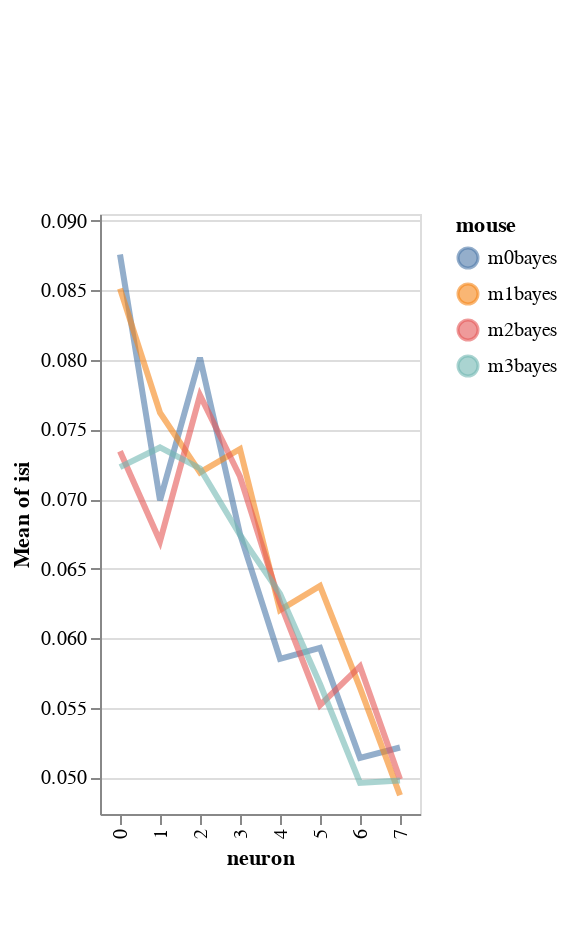

Here is the notebook cell this chart was saved with:
### Code cell
import altair as alt
y='isi'
color='mouse'
x='neuron'

base=alt.Chart(df).encode(
            x=x,
            color=f'{color}',
            y=alt.Y(f'mean({y})',
                    scale=alt.Scale(zero=False,
                                    domain=list(np.quantile(df[y], [.05, .95])))),
)

# Create a selection that chooses the nearest point & selects based on x-value
nearest = alt.selection(type='single', nearest=True, on='mouseover',
                        fields=[x], empty='none')


# Transparent selectors across the chart. This is what tells us
# the x-value of the cursor
selectors = alt.Chart(df).mark_point().encode(
    x=x,
    opacity=alt.value(0),
).add_selection(
    nearest
)

highlight = alt.selection(type='single', on='mouseover',
                          fields=[color], nearest=True)

lines=base.mark_line(clip=True, fill=None, opacity=.6, ).encode(
            #tooltip=color,
            size=alt.condition(~highlight, alt.value(1), alt.value(3))
        )

# Draw text labels near the points, and highlight based on selection
text = lines.mark_text(align='left', dx=5, dy=-5).encode(
    text=alt.condition(nearest, y, alt.value(' '))
)

points = base.mark_circle().encode(
    opacity=alt.value(0)
).add_selection(
    highlight
)

alt.layer(
    lines, selectors, points, text
)

### Figure 1 — Vega-Lite specification as saved in the notebook (floating-point values rounded to 4 significant figures)
{"config": {"view": {"continuousWidth": 400, "continuousHeight": 300}}, "layer": [{"mark": {"type": "line", "clip": true, "fill": null, "opacity": 0.6}, "encoding": {"color": {"type": "nominal", "field": "mouse"}, "size": {"condition": {"value": 1, "selection": {"not": "selector003"}}, "value": 3}, "x": {"type": "nominal", "field": "neuron"}, "y": {"type": "quantitative", "aggregate": "mean", "field": "isi", "scale": {"domain": [0.04738, 0.09047], "zero": false}}}}, {"mark": "point", "encoding": {"opacity": {"value": 0}, "x": {"type": "nominal", "field": "neuron"}}, "selection": {"selector002": {"type": "single", "nearest": true, "on": "mouseover", "fields": ["neuron"], "empty": "none"}}}, {"mark": "circle", "encoding": {"color": {"type": "nominal", "field": "mouse"}, "opacity": {"value": 0}, "x": {"type": "nominal", "field": "neuron"}, "y": {"type": "quantitative", "aggregate": "mean", "field": "isi", "scale": {"domain": [0.04738, 0.09047], "zero": false}}}, "selection": {"selector003": {"type": "single", "on": "mouseover", "fields": ["mouse"], "nearest": true}}}, {"mark": {"type": "text", "align": "left", "dx": 5, "dy": -5}, "encoding": {"color": {"type": "nominal", "field": "mouse"}, "size": {"condition": {"value": 1, "selection": {"not": "selector003"}}, "value": 3}, "text": {"condition": {"type": "quantitative", "field": "isi", "selection": "selector002"}, "value": " "}, "x": {"type": "nominal", "field": "neuron"}, "y": {"type": "quantitative", "aggregate": "mean", "field": "isi", "scale": {"domain": [0.04738, 0.09047], "zero": false}}}}], "data": {"name": "data-9c3efca071d2600518d50baf824326ab"}, "$schema": "https://vega.github.io/schema/vega-lite/v4.8.1.json", "datasets": {"data-9c3efca071d2600518d50baf824326ab": [{"neuron_x_mouse": "m0bayes0", "i_trial": 0, "neuron": "0", "mouse": "m0bayes", "mouse_code": 0, "neuron_code": 0, "stim": 0, "log_firing_rate": 2.387, "Firing rate": 243.6, "firing_rate": 243.6, "i_spike": 41.5, "isi": 0.0845}, {"neuron_x_mouse": "m0bayes0", "i_trial": 0, "neuron": "0", "mouse": "m0bayes", "mouse_code": 0, "neuron_code": 0, "stim": 1, "log_firing_rate": 2.161, "Firing rate": 144.8, "firing_rate": 144.8, "i_spike": 49.5, "isi": 0.06982}, {"neuron_x_mouse": "m0bayes0", "i_trial": 1, "neuron": "0", "mouse": "m0bayes", "mouse_code": 0, "neuron_code": 0, "stim": 0, "log_firing_rate": 1.531, "Firing rate": 33.94, "firing_rate": 33.94, "i_spike": 34.0, "isi": 0.1032}, {"neuron_x_mouse": "m0bayes0", "i_trial": 1, "neuron": "0", "mouse": "m0bayes", "mouse_code": 0, "neuron_code": 0, "stim": 1, "log_firing_rate": 1.625, "Firing rate": 42.22, "firing_rate": 42.22, "i_spike": 38.0, "isi": 0.09268}, {"neuron_x_mouse": "m0bayes1", "i_trial": 0, "neuron": "1", "mouse": "m0bayes", "mouse_code": 0, "neuron_code": 1, "stim": 0, "log_firing_rate": 2.484, "Firing rate": 305.1, "firing_rate": 305.1, "i_spike": 49.5, "isi": 0.06988}, {"neuron_x_mouse": "m0bayes1", "i_trial": 0, "neuron": "1", "mouse": "m0bayes", "mouse_code": 0, "neuron_code": 1, "stim": 1, "log_firing_rate": 1.551, "Firing rate": 35.59, "firing_rate": 35.59, "i_spike": 40.0, "isi": 0.08658}, {"neuron_x_mouse": "m0bayes1", "i_trial": 1, "neuron": "1", "mouse": "m0bayes", "mouse_code": 0, "neuron_code": 1, "stim": 0, "log_firing_rate": 2.027, "Firing rate": 106.4, "firing_rate": 106.4, "i_spike": 49.0, "isi": 0.07044}, {"neuron_x_mouse": "m0bayes1", "i_trial": 1, "neuron": "1", "mouse": "m0bayes", "mouse_code": 0, "neuron_code": 1, "stim": 1, "log_firing_rate": 2.092, "Firing rate": 123.7, "firing_rate": 123.7, "i_spike": 65.0, "isi": 0.05271}, {"neuron_x_mouse": "m0bayes2", "i_trial": 0, "neuron": "2", "mouse": "m0bayes", "mouse_code": 0, "neuron_code": 2, "stim": 0, "log_firing_rate": 1.698, "Firing rate": 49.85, "firing_rate": 49.85, "i_spike": 41.0, "isi": 0.08551}, {"neuron_x_mouse": "m0bayes2", "i_trial": 0, "neuron": "2", "mouse": "m0bayes", "mouse_code": 0, "neuron_code": 2, "stim": 1, "log_firing_rate": 1.936, "Firing rate": 86.26, "firing_rate": 86.26, "i_spike": 50.0, "isi": 0.0685}, {"neuron_x_mouse": "m0bayes2", "i_trial": 1, "neuron": "2", "mouse": "m0bayes", "mouse_code": 0, "neuron_code": 2, "stim": 0, "log_firing_rate": 1.623, "Firing rate": 41.99, "firing_rate": 41.99, "i_spike": 33.5, "isi": 0.09835}, {"neuron_x_mouse": "m0bayes2", "i_trial": 1, "neuron": "2", "mouse": "m0bayes", "mouse_code": 0, "neuron_code": 2, "stim": 1, "log_firing_rate": 2.137, "Firing rate": 137.0, "firing_rate": 137.0, "i_spike": 51.5, "isi": 0.06821}, {"neuron_x_mouse": "m0bayes3", "i_trial": 0, "neuron": "3", "mouse": "m0bayes", "mouse_code": 0, "neuron_code": 3, "stim": 0, "log_firing_rate": 2.068, "Firing rate": 117.1, "firing_rate": 117.1, "i_spike": 60.5, "isi": 0.05722}, {"neuron_x_mouse": "m0bayes3", "i_trial": 0, "neuron": "3", "mouse": "m0bayes", "mouse_code": 0, "neuron_code": 3, "stim": 1, "log_firing_rate": 2.363, "Firing rate": 230.9, "firing_rate": 230.9, "i_spike": 51.5, "isi": 0.06608}, {"neuron_x_mouse": "m0bayes3", "i_trial": 1, "neuron": "3", "mouse": "m0bayes", "mouse_code": 0, "neuron_code": 3, "stim": 0, "log_firing_rate": 1.971, "Firing rate": 93.56, "firing_rate": 93.56, "i_spike": 57.0, "isi": 0.06078}, {"neuron_x_mouse": "m0bayes3", "i_trial": 1, "neuron": "3", "mouse": "m0bayes", "mouse_code": 0, "neuron_code": 3, "stim": 1, "log_firing_rate": 1.873, "Firing rate": 74.69, "firing_rate": 74.69, "i_spike": 40.0, "isi": 0.08586}, {"neuron_x_mouse": "m0bayes4", "i_trial": 0, "neuron": "4", "mouse": "m0bayes", "mouse_code": 0, "neuron_code": 4, "stim": 0, "log_firing_rate": 1.862, "Firing rate": 72.77, "firing_rate": 72.77, "i_spike": 55.0, "isi": 0.06327}, {"neuron_x_mouse": "m0bayes4", "i_trial": 0, "neuron": "4", "mouse": "m0bayes", "mouse_code": 0, "neuron_code": 4, "stim": 1, "log_firing_rate": 2.059, "Firing rate": 114.4, "firing_rate": 114.4, "i_spike": 64.5, "isi": 0.05418}, {"neuron_x_mouse": "m0bayes4", "i_trial": 1, "neuron": "4", "mouse": "m0bayes", "mouse_code": 0, "neuron_code": 4, "stim": 0, "log_firing_rate": 2.039, "Firing rate": 109.3, "firing_rate": 109.3, "i_spike": 58.0, "isi": 0.0594}, {"neuron_x_mouse": "m0bayes4", "i_trial": 1, "neuron": "4", "mouse": "m0bayes", "mouse_code": 0, "neuron_code": 4, "stim": 1, "log_firing_rate": 2.104, "Firing rate": 127.0, "firing_rate": 127.0, "i_spike": 61.5, "isi": 0.05725}, {"neuron_x_mouse": "m0bayes5", "i_trial": 0, "neuron": "5", "mouse": "m0bayes", "mouse_code": 0, "neuron_code": 5, "stim": 0, "log_firing_rate": 1.916, "Firing rate": 82.33, "firing_rate": 82.33, "i_spike": 69.5, "isi": 0.04932}, {"neuron_x_mouse": "m0bayes5", "i_trial": 0, "neuron": "5", "mouse": "m0bayes", "mouse_code": 0, "neuron_code": 5, "stim": 1, "log_firing_rate": 1.98, "Firing rate": 95.51, "firing_rate": 95.51, "i_spike": 63.5, "isi": 0.05436}, {"neuron_x_mouse": "m0bayes5", "i_trial": 1, "neuron": "5", "mouse": "m0bayes", "mouse_code": 0, "neuron_code": 5, "stim": 0, "log_firing_rate": 2.035, "Firing rate": 108.3, "firing_rate": 108.3, "i_spike": 52.0, "isi": 0.06769}, {"neuron_x_mouse": "m0bayes5", "i_trial": 1, "neuron": "5", "mouse": "m0bayes", "mouse_code": 0, "neuron_code": 5, "stim": 1, "log_firing_rate": 1.896, "Firing rate": 78.64, "firing_rate": 78.64, "i_spike": 52.0, "isi": 0.06588}, {"neuron_x_mouse": "m0bayes6", "i_trial": 0, "neuron": "6", "mouse": "m0bayes", "mouse_code": 0, "neuron_code": 6, "stim": 0, "log_firing_rate": 1.936, "Firing rate": 86.29, "firing_rate": 86.29, "i_spike": 60.0, "isi": 0.05821}, {"neuron_x_mouse": "m0bayes6", "i_trial": 0, "neuron": "6", "mouse": "m0bayes", "mouse_code": 0, "neuron_code": 6, "stim": 1, "log_firing_rate": 2.041, "Firing rate": 109.8, "firing_rate": 109.8, "i_spike": 74.0, "isi": 0.04705}, {"neuron_x_mouse": "m0bayes6", "i_trial": 1, "neuron": "6", "mouse": "m0bayes", "mouse_code": 0, "neuron_code": 6, "stim": 0, "log_firing_rate": 2.131, "Firing rate": 135.1, "firing_rate": 135.1, "i_spike": 66.0, "isi": 0.05294}, {"neuron_x_mouse": "m0bayes6", "i_trial": 1, "neuron": "6", "mouse": "m0bayes", "mouse_code": 0, "neuron_code": 6, "stim": 1, "log_firing_rate": 1.815, "Firing rate": 65.3, "firing_rate": 65.3, "i_spike": 73.5, "isi": 0.04739}, {"neuron_x_mouse": "m0bayes7", "i_trial": 0, "neuron": "7", "mouse": "m0bayes", "mouse_code": 0, "neuron_code": 7, "stim": 0, "log_firing_rate": 2.573, "Firing rate": 373.8, "firing_rate": 373.8, "i_spike": 66.0, "isi": 0.05231}, {"neuron_x_mouse": "m0bayes7", "i_trial": 0, "neuron": "7", "mouse": "m0bayes", "mouse_code": 0, "neuron_code": 7, "stim": 1, "log_firing_rate": 2.277, "Firing rate": 189.3, "firing_rate": 189.3, "i_spike": 68.5, "isi": 0.0512}, {"neuron_x_mouse": "m0bayes7", "i_trial": 1, "neuron": "7", "mouse": "m0bayes", "mouse_code": 0, "neuron_code": 7, "stim": 0, "log_firing_rate": 2.183, "Firing rate": 152.4, "firing_rate": 152.4, "i_spike": 59.5, "isi": 0.05773}, {"neuron_x_mouse": "m0bayes7", "i_trial": 1, "neuron": "7", "mouse": "m0bayes", "mouse_code": 0, "neuron_code": 7, "stim": 1, "log_firing_rate": 1.78, "Firing rate": 60.28, "firing_rate": 60.28, "i_spike": 73.0, "isi": 0.04737}, {"neuron_x_mouse": "m1bayes0", "i_trial": 0, "neuron": "0", "mouse": "m1bayes", "mouse_code": 1, "neuron_code": 8, "stim": 0, "log_firing_rate": 2.082, "Firing rate": 120.9, "firing_rate": 120.9, "i_spike": 38.0, "isi": 0.09223}, {"neuron_x_mouse": "m1bayes0", "i_trial": 0, "neuron": "0", "mouse": "m1bayes", "mouse_code": 1, "neuron_code": 8, "stim": 1, "log_firing_rate": 1.701, "Firing rate": 50.28, "firing_rate": 50.28, "i_spike": 37.5, "isi": 0.09261}, {"neuron_x_mouse": "m1bayes0", "i_trial": 1, "neuron": "0", "mouse": "m1bayes", "mouse_code": 1, "neuron_code": 8, "stim": 0, "log_firing_rate": 1.705, "Firing rate": 50.68, "firing_rate": 50.68, "i_spike": 35.5, "isi": 0.09569}, {"neuron_x_mouse": "m1bayes0", "i_trial": 1, "neuron": "0", "mouse": "m1bayes", "mouse_code": 1, "neuron_code": 8, "stim": 1, "log_firing_rate": 1.958, "Firing rate": 90.87, "firing_rate": 90.87, "i_spike": 57.0, "isi": 0.05993}, {"neuron_x_mouse": "m1bayes1", "i_trial": 0, "neuron": "1", "mouse": "m1bayes", "mouse_code": 1, "neuron_code": 9, "stim": 0, "log_firing_rate": 2.013, "Firing rate": 102.9, "firing_rate": 102.9, "i_spike": 53.5, "isi": 0.06498}, {"neuron_x_mouse": "m1bayes1", "i_trial": 0, "neuron": "1", "mouse": "m1bayes", "mouse_code": 1, "neuron_code": 9, "stim": 1, "log_firing_rate": 1.926, "Firing rate": 84.28, "firing_rate": 84.28, "i_spike": 43.0, "isi": 0.08169}, {"neuron_x_mouse": "m1bayes1", "i_trial": 1, "neuron": "1", "mouse": "m1bayes", "mouse_code": 1, "neuron_code": 9, "stim": 0, "log_firing_rate": 1.766, "Firing rate": 58.39, "firing_rate": 58.39, "i_spike": 41.5, "isi": 0.0848}, {"neuron_x_mouse": "m1bayes1", "i_trial": 1, "neuron": "1", "mouse": "m1bayes", "mouse_code": 1, "neuron_code": 9, "stim": 1, "log_firing_rate": 1.788, "Firing rate": 61.33, "firing_rate": 61.33, "i_spike": 46.5, "isi": 0.07331}, {"neuron_x_mouse": "m1bayes2", "i_trial": 0, "neuron": "2", "mouse": "m1bayes", "mouse_code": 1, "neuron_code": 10, "stim": 0, "log_firing_rate": 1.839, "Firing rate": 69.07, "firing_rate": 69.07, "i_spike": 53.5, "isi": 0.06481}, {"neuron_x_mouse": "m1bayes2", "i_trial": 0, "neuron": "2", "mouse": "m1bayes", "mouse_code": 1, "neuron_code": 10, "stim": 1, "log_firing_rate": 1.711, "Firing rate": 51.42, "firing_rate": 51.42, "i_spike": 46.0, "isi": 0.07669}, {"neuron_x_mouse": "m1bayes2", "i_trial": 1, "neuron": "2", "mouse": "m1bayes", "mouse_code": 1, "neuron_code": 10, "stim": 0, "log_firing_rate": 1.769, "Firing rate": 58.73, "firing_rate": 58.73, "i_spike": 44.0, "isi": 0.07929}, {"neuron_x_mouse": "m1bayes2", "i_trial": 1, "neuron": "2", "mouse": "m1bayes", "mouse_code": 1, "neuron_code": 10, "stim": 1, "log_firing_rate": 1.772, "Firing rate": 59.22, "firing_rate": 59.22, "i_spike": 51.5, "isi": 0.06687}, {"neuron_x_mouse": "m1bayes3", "i_trial": 0, "neuron": "3", "mouse": "m1bayes", "mouse_code": 1, "neuron_code": 11, "stim": 0, "log_firing_rate": 1.76, "Firing rate": 57.53, "firing_rate": 57.53, "i_spike": 47.0, "isi": 0.07284}, {"neuron_x_mouse": "m1bayes3", "i_trial": 0, "neuron": "3", "mouse": "m1bayes", "mouse_code": 1, "neuron_code": 11, "stim": 1, "log_firing_rate": 1.809, "Firing rate": 64.45, "firing_rate": 64.45, "i_spike": 41.0, "isi": 0.08194}, {"neuron_x_mouse": "m1bayes3", "i_trial": 1, "neuron": "3", "mouse": "m1bayes", "mouse_code": 1, "neuron_code": 11, "stim": 0, "log_firing_rate": 1.755, "Firing rate": 56.9, "firing_rate": 56.9, "i_spike": 49.5, "isi": 0.06884}, {"neuron_x_mouse": "m1bayes3", "i_trial": 1, "neuron": "3", "mouse": "m1bayes", "mouse_code": 1, "neuron_code": 11, "stim": 1, "log_firing_rate": 1.788, "Firing rate": 61.4, "firing_rate": 61.4, "i_spike": 49.0, "isi": 0.07075}, {"neuron_x_mouse": "m1bayes4", "i_trial": 0, "neuron": "4", "mouse": "m1bayes", "mouse_code": 1, "neuron_code": 12, "stim": 0, "log_firing_rate": 1.697, "Firing rate": 49.74, "firing_rate": 49.74, "i_spike": 47.5, "isi": 0.07219}, {"neuron_x_mouse": "m1bayes4", "i_trial": 0, "neuron": "4", "mouse": "m1bayes", "mouse_code": 1, "neuron_code": 12, "stim": 1, "log_firing_rate": 3.075, "Firing rate": 1188.0, "firing_rate": 1188.0, "i_spike": 68.0, "isi": 0.05152}, {"neuron_x_mouse": "m1bayes4", "i_trial": 1, "neuron": "4", "mouse": "m1bayes", "mouse_code": 1, "neuron_code": 12, "stim": 0, "log_firing_rate": 2.732, "Firing rate": 539.7, "firing_rate": 539.7, "i_spike": 51.0, "isi": 0.06843}, {"neuron_x_mouse": "m1bayes4", "i_trial": 1, "neuron": "4", "mouse": "m1bayes", "mouse_code": 1, "neuron_code": 12, "stim": 1, "log_firing_rate": 1.883, "Firing rate": 76.37, "firing_rate": 76.37, "i_spike": 62.5, "isi": 0.05598}, {"neuron_x_mouse": "m1bayes5", "i_trial": 0, "neuron": "5", "mouse": "m1bayes", "mouse_code": 1, "neuron_code": 13, "stim": 0, "log_firing_rate": 2.087, "Firing rate": 122.1, "firing_rate": 122.1, "i_spike": 62.5, "isi": 0.05575}, {"neuron_x_mouse": "m1bayes5", "i_trial": 0, "neuron": "5", "mouse": "m1bayes", "mouse_code": 1, "neuron_code": 13, "stim": 1, "log_firing_rate": 2.014, "Firing rate": 103.4, "firing_rate": 103.4, "i_spike": 52.0, "isi": 0.06769}, {"neuron_x_mouse": "m1bayes5", "i_trial": 1, "neuron": "5", "mouse": "m1bayes", "mouse_code": 1, "neuron_code": 13, "stim": 0, "log_firing_rate": 2.197, "Firing rate": 157.5, "firing_rate": 157.5, "i_spike": 48.0, "isi": 0.07198}, {"neuron_x_mouse": "m1bayes5", "i_trial": 1, "neuron": "5", "mouse": "m1bayes", "mouse_code": 1, "neuron_code": 13, "stim": 1, "log_firing_rate": 2.242, "Firing rate": 174.4, "firing_rate": 174.4, "i_spike": 58.5, "isi": 0.05963}, {"neuron_x_mouse": "m1bayes6", "i_trial": 0, "neuron": "6", "mouse": "m1bayes", "mouse_code": 1, "neuron_code": 14, "stim": 0, "log_firing_rate": 2.044, "Firing rate": 110.6, "firing_rate": 110.6, "i_spike": 63.5, "isi": 0.05506}, {"neuron_x_mouse": "m1bayes6", "i_trial": 0, "neuron": "6", "mouse": "m1bayes", "mouse_code": 1, "neuron_code": 14, "stim": 1, "log_firing_rate": 2.26, "Firing rate": 182.0, "firing_rate": 182.0, "i_spike": 54.5, "isi": 0.0634}, {"neuron_x_mouse": "m1bayes6", "i_trial": 1, "neuron": "6", "mouse": "m1bayes", "mouse_code": 1, "neuron_code": 14, "stim": 0, "log_firing_rate": 1.859, "Firing rate": 72.22, "firing_rate": 72.22, "i_spike": 61.5, "isi": 0.05685}, {"neuron_x_mouse": "m1bayes6", "i_trial": 1, "neuron": "6", "mouse": "m1bayes", "mouse_code": 1, "neuron_code": 14, "stim": 1, "log_firing_rate": 2.217, "Firing rate": 164.7, "firing_rate": 164.7, "i_spike": 69.0, "isi": 0.05044}, {"neuron_x_mouse": "m1bayes7", "i_trial": 0, "neuron": "7", "mouse": "m1bayes", "mouse_code": 1, "neuron_code": 15, "stim": 0, "log_firing_rate": 2.326, "Firing rate": 211.8, "firing_rate": 211.8, "i_spike": 90.5, "isi": 0.03858}, {"neuron_x_mouse": "m1bayes7", "i_trial": 0, "neuron": "7", "mouse": "m1bayes", "mouse_code": 1, "neuron_code": 15, "stim": 1, "log_firing_rate": 1.848, "Firing rate": 70.54, "firing_rate": 70.54, "i_spike": 63.0, "isi": 0.05593}, {"neuron_x_mouse": "m1bayes7", "i_trial": 1, "neuron": "7", "mouse": "m1bayes", "mouse_code": 1, "neuron_code": 15, "stim": 0, "log_firing_rate": 2.06, "Firing rate": 114.9, "firing_rate": 114.9, "i_spike": 78.0, "isi": 0.04418}, {"neuron_x_mouse": "m1bayes7", "i_trial": 1, "neuron": "7", "mouse": "m1bayes", "mouse_code": 1, "neuron_code": 15, "stim": 1, "log_firing_rate": 1.7, "Firing rate": 50.17, "firing_rate": 50.17, "i_spike": 61.5, "isi": 0.0562}, {"neuron_x_mouse": "m2bayes0", "i_trial": 0, "neuron": "0", "mouse": "m2bayes", "mouse_code": 2, "neuron_code": 16, "stim": 0, "log_firing_rate": 1.639, "Firing rate": 43.51, "firing_rate": 43.51, "i_spike": 39.5, "isi": 0.0872}, {"neuron_x_mouse": "m2bayes0", "i_trial": 0, "neuron": "0", "mouse": "m2bayes", "mouse_code": 2, "neuron_code": 16, "stim": 1, "log_firing_rate": 1.894, "Firing rate": 78.42, "firing_rate": 78.42, "i_spike": 59.5, "isi": 0.05802}, {"neuron_x_mouse": "m2bayes0", "i_trial": 1, "neuron": "0", "mouse": "m2bayes", "mouse_code": 2, "neuron_code": 16, "stim": 0, "log_firing_rate": 2.107, "Firing rate": 127.9, "firing_rate": 127.9, "i_spike": 42.5, "isi": 0.08068}, {"neuron_x_mouse": "m2bayes0", "i_trial": 1, "neuron": "0", "mouse": "m2bayes", "mouse_code": 2, "neuron_code": 16, "stim": 1, "log_firing_rate": 1.712, "Firing rate": 51.52, "firing_rate": 51.52, "i_spike": 50.5, "isi": 0.06784}, {"neuron_x_mouse": "m2bayes1", "i_trial": 0, "neuron": "1", "mouse": "m2bayes", "mouse_code": 2, "neuron_code": 17, "stim": 0, "log_firing_rate": 2.115, "Firing rate": 130.2, "firing_rate": 130.2, "i_spike": 49.0, "isi": 0.07056}, {"neuron_x_mouse": "m2bayes1", "i_trial": 0, "neuron": "1", "mouse": "m2bayes", "mouse_code": 2, "neuron_code": 17, "stim": 1, "log_firing_rate": 1.627, "Firing rate": 42.35, "firing_rate": 42.35, "i_spike": 52.5, "isi": 0.06596}, {"neuron_x_mouse": "m2bayes1", "i_trial": 1, "neuron": "1", "mouse": "m2bayes", "mouse_code": 2, "neuron_code": 17, "stim": 0, "log_firing_rate": 2.071, "Firing rate": 117.9, "firing_rate": 117.9, "i_spike": 47.0, "isi": 0.06927}, {"neuron_x_mouse": "m2bayes1", "i_trial": 1, "neuron": "1", "mouse": "m2bayes", "mouse_code": 2, "neuron_code": 17, "stim": 1, "log_firing_rate": 2.008, "Firing rate": 101.9, "firing_rate": 101.9, "i_spike": 56.0, "isi": 0.06205}, {"neuron_x_mouse": "m2bayes2", "i_trial": 0, "neuron": "2", "mouse": "m2bayes", "mouse_code": 2, "neuron_code": 18, "stim": 0, "log_firing_rate": 2.087, "Firing rate": 122.1, "firing_rate": 122.1, "i_spike": 54.5, "isi": 0.06444}, {"neuron_x_mouse": "m2bayes2", "i_trial": 0, "neuron": "2", "mouse": "m2bayes", "mouse_code": 2, "neuron_code": 18, "stim": 1, "log_firing_rate": 1.658, "Firing rate": 45.48, "firing_rate": 45.48, "i_spike": 47.0, "isi": 0.07501}, {"neuron_x_mouse": "m2bayes2", "i_trial": 1, "neuron": "2", "mouse": "m2bayes", "mouse_code": 2, "neuron_code": 18, "stim": 0, "log_firing_rate": 1.799, "Firing rate": 62.95, "firing_rate": 62.95, "i_spike": 33.0, "isi": 0.1042}, {"neuron_x_mouse": "m2bayes2", "i_trial": 1, "neuron": "2", "mouse": "m2bayes", "mouse_code": 2, "neuron_code": 18, "stim": 1, "log_firing_rate": 2.447, "Firing rate": 280.1, "firing_rate": 280.1, "i_spike": 52.0, "isi": 0.06626}, {"neuron_x_mouse": "m2bayes3", "i_trial": 0, "neuron": "3", "mouse": "m2bayes", "mouse_code": 2, "neuron_code": 19, "stim": 0, "log_firing_rate": 1.756, "Firing rate": 57.06, "firing_rate": 57.06, "i_spike": 40.5, "isi": 0.0859}, {"neuron_x_mouse": "m2bayes3", "i_trial": 0, "neuron": "3", "mouse": "m2bayes", "mouse_code": 2, "neuron_code": 19, "stim": 1, "log_firing_rate": 2.099, "Firing rate": 125.5, "firing_rate": 125.5, "i_spike": 48.0, "isi": 0.07327}, {"neuron_x_mouse": "m2bayes3", "i_trial": 1, "neuron": "3", "mouse": "m2bayes", "mouse_code": 2, "neuron_code": 19, "stim": 0, "log_firing_rate": 2.016, "Firing rate": 103.8, "firing_rate": 103.8, "i_spike": 51.5, "isi": 0.06664}, {"neuron_x_mouse": "m2bayes3", "i_trial": 1, "neuron": "3", "mouse": "m2bayes", "mouse_code": 2, "neuron_code": 19, "stim": 1, "log_firing_rate": 2.12, "Firing rate": 131.7, "firing_rate": 131.7, "i_spike": 58.0, "isi": 0.06065}, {"neuron_x_mouse": "m2bayes4", "i_trial": 0, "neuron": "4", "mouse": "m2bayes", "mouse_code": 2, "neuron_code": 20, "stim": 0, "log_firing_rate": 1.945, "Firing rate": 88.07, "firing_rate": 88.07, "i_spike": 57.0, "isi": 0.06028}, {"neuron_x_mouse": "m2bayes4", "i_trial": 0, "neuron": "4", "mouse": "m2bayes", "mouse_code": 2, "neuron_code": 20, "stim": 1, "log_firing_rate": 1.964, "Firing rate": 91.97, "firing_rate": 91.97, "i_spike": 54.0, "isi": 0.06379}, {"neuron_x_mouse": "m2bayes4", "i_trial": 1, "neuron": "4", "mouse": "m2bayes", "mouse_code": 2, "neuron_code": 20, "stim": 0, "log_firing_rate": 2.834, "Firing rate": 682.9, "firing_rate": 682.9, "i_spike": 50.0, "isi": 0.06895}, {"neuron_x_mouse": "m2bayes4", "i_trial": 1, "neuron": "4", "mouse": "m2bayes", "mouse_code": 2, "neuron_code": 20, "stim": 1, "log_firing_rate": 2.662, "Firing rate": 459.1, "firing_rate": 459.1, "i_spike": 60.5, "isi": 0.05726}, {"neuron_x_mouse": "m2bayes5", "i_trial": 0, "neuron": "5", "mouse": "m2bayes", "mouse_code": 2, "neuron_code": 21, "stim": 0, "log_firing_rate": 1.907, "Firing rate": 80.75, "firing_rate": 80.75, "i_spike": 59.0, "isi": 0.05846}, {"neuron_x_mouse": "m2bayes5", "i_trial": 0, "neuron": "5", "mouse": "m2bayes", "mouse_code": 2, "neuron_code": 21, "stim": 1, "log_firing_rate": 1.921, "Firing rate": 83.37, "firing_rate": 83.37, "i_spike": 65.5, "isi": 0.05264}, {"neuron_x_mouse": "m2bayes5", "i_trial": 1, "neuron": "5", "mouse": "m2bayes", "mouse_code": 2, "neuron_code": 21, "stim": 0, "log_firing_rate": 2.981, "Firing rate": 957.4, "firing_rate": 957.4, "i_spike": 57.0, "isi": 0.0612}, {"neuron_x_mouse": "m2bayes5", "i_trial": 1, "neuron": "5", "mouse": "m2bayes", "mouse_code": 2, "neuron_code": 21, "stim": 1, "log_firing_rate": 2.258, "Firing rate": 181.0, "firing_rate": 181.0, "i_spike": 72.0, "isi": 0.04848}, {"neuron_x_mouse": "m2bayes6", "i_trial": 0, "neuron": "6", "mouse": "m2bayes", "mouse_code": 2, "neuron_code": 22, "stim": 0, "log_firing_rate": 1.985, "Firing rate": 96.57, "firing_rate": 96.57, "i_spike": 49.0, "isi": 0.07105}, {"neuron_x_mouse": "m2bayes6", "i_trial": 0, "neuron": "6", "mouse": "m2bayes", "mouse_code": 2, "neuron_code": 22, "stim": 1, "log_firing_rate": 2.059, "Firing rate": 114.5, "firing_rate": 114.5, "i_spike": 61.5, "isi": 0.05518}, {"neuron_x_mouse": "m2bayes6", "i_trial": 1, "neuron": "6", "mouse": "m2bayes", "mouse_code": 2, "neuron_code": 22, "stim": 0, "log_firing_rate": 1.732, "Firing rate": 53.99, "firing_rate": 53.99, "i_spike": 53.5, "isi": 0.06252}, {"neuron_x_mouse": "m2bayes6", "i_trial": 1, "neuron": "6", "mouse": "m2bayes", "mouse_code": 2, "neuron_code": 22, "stim": 1, "log_firing_rate": 1.871, "Firing rate": 74.35, "firing_rate": 74.35, "i_spike": 80.5, "isi": 0.04318}, {"neuron_x_mouse": "m2bayes7", "i_trial": 0, "neuron": "7", "mouse": "m2bayes", "mouse_code": 2, "neuron_code": 23, "stim": 0, "log_firing_rate": 2.04, "Firing rate": 109.5, "firing_rate": 109.5, "i_spike": 69.0, "isi": 0.05074}, {"neuron_x_mouse": "m2bayes7", "i_trial": 0, "neuron": "7", "mouse": "m2bayes", "mouse_code": 2, "neuron_code": 23, "stim": 1, "log_firing_rate": 2.454, "Firing rate": 284.7, "firing_rate": 284.7, "i_spike": 82.0, "isi": 0.04263}, {"neuron_x_mouse": "m2bayes7", "i_trial": 1, "neuron": "7", "mouse": "m2bayes", "mouse_code": 2, "neuron_code": 23, "stim": 0, "log_firing_rate": 1.913, "Firing rate": 81.86, "firing_rate": 81.86, "i_spike": 65.5, "isi": 0.05365}, {"neuron_x_mouse": "m2bayes7", "i_trial": 1, "neuron": "7", "mouse": "m2bayes", "mouse_code": 2, "neuron_code": 23, "stim": 1, "log_firing_rate": 2.114, "Firing rate": 130.1, "firing_rate": 130.1, "i_spike": 66.5, "isi": 0.05243}, {"neuron_x_mouse": "m3bayes0", "i_trial": 0, "neuron": "0", "mouse": "m3bayes", "mouse_code": 3, "neuron_code": 24, "stim": 0, "log_firing_rate": 1.95, "Firing rate": 89.12, "firing_rate": 89.12, "i_spike": 40.5, "isi": 0.08584}, {"neuron_x_mouse": "m3bayes0", "i_trial": 0, "neuron": "0", "mouse": "m3bayes", "mouse_code": 3, "neuron_code": 24, "stim": 1, "log_firing_rate": 2.1, "Firing rate": 125.9, "firing_rate": 125.9, "i_spike": 49.5, "isi": 0.06801}, {"neuron_x_mouse": "m3bayes0", "i_trial": 1, "neuron": "0", "mouse": "m3bayes", "mouse_code": 3, "neuron_code": 24, "stim": 0, "log_firing_rate": 1.834, "Firing rate": 68.18, "firing_rate": 68.18, "i_spike": 45.5, "isi": 0.07586}, {"neuron_x_mouse": "m3bayes0", "i_trial": 1, "neuron": "0", "mouse": "m3bayes", "mouse_code": 3, "neuron_code": 24, "stim": 1, "log_firing_rate": 2.541, "Firing rate": 347.9, "firing_rate": 347.9, "i_spike": 57.0, "isi": 0.05947}, {"neuron_x_mouse": "m3bayes1", "i_trial": 0, "neuron": "1", "mouse": "m3bayes", "mouse_code": 3, "neuron_code": 25, "stim": 0, "log_firing_rate": 2.078, "Firing rate": 119.8, "firing_rate": 119.8, "i_spike": 42.5, "isi": 0.08236}, {"neuron_x_mouse": "m3bayes1", "i_trial": 0, "neuron": "1", "mouse": "m3bayes", "mouse_code": 3, "neuron_code": 25, "stim": 1, "log_firing_rate": 1.982, "Firing rate": 95.9, "firing_rate": 95.9, "i_spike": 51.5, "isi": 0.06671}, {"neuron_x_mouse": "m3bayes1", "i_trial": 1, "neuron": "1", "mouse": "m3bayes", "mouse_code": 3, "neuron_code": 25, "stim": 0, "log_firing_rate": 2.269, "Firing rate": 185.7, "firing_rate": 185.7, "i_spike": 44.5, "isi": 0.07937}, {"neuron_x_mouse": "m3bayes1", "i_trial": 1, "neuron": "1", "mouse": "m3bayes", "mouse_code": 3, "neuron_code": 25, "stim": 1, "log_firing_rate": 2.056, "Firing rate": 113.8, "firing_rate": 113.8, "i_spike": 51.0, "isi": 0.06638}, {"neuron_x_mouse": "m3bayes2", "i_trial": 0, "neuron": "2", "mouse": "m3bayes", "mouse_code": 3, "neuron_code": 26, "stim": 0, "log_firing_rate": 2.426, "Firing rate": 266.9, "firing_rate": 266.9, "i_spike": 50.0, "isi": 0.06967}, {"neuron_x_mouse": "m3bayes2", "i_trial": 0, "neuron": "2", "mouse": "m3bayes", "mouse_code": 3, "neuron_code": 26, "stim": 1, "log_firing_rate": 1.974, "Firing rate": 94.26, "firing_rate": 94.26, "i_spike": 48.0, "isi": 0.07189}, {"neuron_x_mouse": "m3bayes2", "i_trial": 1, "neuron": "2", "mouse": "m3bayes", "mouse_code": 3, "neuron_code": 26, "stim": 0, "log_firing_rate": 2.175, "Firing rate": 149.7, "firing_rate": 149.7, "i_spike": 40.5, "isi": 0.08386}, {"neuron_x_mouse": "m3bayes2", "i_trial": 1, "neuron": "2", "mouse": "m3bayes", "mouse_code": 3, "neuron_code": 26, "stim": 1, "log_firing_rate": 1.802, "Firing rate": 63.43, "firing_rate": 63.43, "i_spike": 54.0, "isi": 0.06337}, {"neuron_x_mouse": "m3bayes3", "i_trial": 0, "neuron": "3", "mouse": "m3bayes", "mouse_code": 3, "neuron_code": 27, "stim": 0, "log_firing_rate": 2.708, "Firing rate": 510.7, "firing_rate": 510.7, "i_spike": 42.5, "isi": 0.08203}, {"neuron_x_mouse": "m3bayes3", "i_trial": 0, "neuron": "3", "mouse": "m3bayes", "mouse_code": 3, "neuron_code": 27, "stim": 1, "log_firing_rate": 1.776, "Firing rate": 59.73, "firing_rate": 59.73, "i_spike": 55.5, "isi": 0.06309}, {"neuron_x_mouse": "m3bayes3", "i_trial": 1, "neuron": "3", "mouse": "m3bayes", "mouse_code": 3, "neuron_code": 27, "stim": 0, "log_firing_rate": 1.977, "Firing rate": 94.93, "firing_rate": 94.93, "i_spike": 55.5, "isi": 0.0633}, {"neuron_x_mouse": "m3bayes3", "i_trial": 1, "neuron": "3", "mouse": "m3bayes", "mouse_code": 3, "neuron_code": 27, "stim": 1, "log_firing_rate": 1.958, "Firing rate": 90.83, "firing_rate": 90.83, "i_spike": 56.0, "isi": 0.06126}, {"neuron_x_mouse": "m3bayes4", "i_trial": 0, "neuron": "4", "mouse": "m3bayes", "mouse_code": 3, "neuron_code": 28, "stim": 0, "log_firing_rate": 3.697, "Firing rate": 4976.0, "firing_rate": 4976.0, "i_spike": 61.5, "isi": 0.05646}, {"neuron_x_mouse": "m3bayes4", "i_trial": 0, "neuron": "4", "mouse": "m3bayes", "mouse_code": 3, "neuron_code": 28, "stim": 1, "log_firing_rate": 2.011, "Firing rate": 102.5, "firing_rate": 102.5, "i_spike": 51.0, "isi": 0.06559}, {"neuron_x_mouse": "m3bayes4", "i_trial": 1, "neuron": "4", "mouse": "m3bayes", "mouse_code": 3, "neuron_code": 28, "stim": 0, "log_firing_rate": 2.065, "Firing rate": 116.2, "firing_rate": 116.2, "i_spike": 47.5, "isi": 0.07071}, {"neuron_x_mouse": "m3bayes4", "i_trial": 1, "neuron": "4", "mouse": "m3bayes", "mouse_code": 3, "neuron_code": 28, "stim": 1, "log_firing_rate": 1.963, "Firing rate": 91.74, "firing_rate": 91.74, "i_spike": 56.5, "isi": 0.06004}, {"neuron_x_mouse": "m3bayes5", "i_trial": 0, "neuron": "5", "mouse": "m3bayes", "mouse_code": 3, "neuron_code": 29, "stim": 0, "log_firing_rate": 2.274, "Firing rate": 187.8, "firing_rate": 187.8, "i_spike": 65.0, "isi": 0.05303}, {"neuron_x_mouse": "m3bayes5", "i_trial": 0, "neuron": "5", "mouse": "m3bayes", "mouse_code": 3, "neuron_code": 29, "stim": 1, "log_firing_rate": 2.754, "Firing rate": 567.5, "firing_rate": 567.5, "i_spike": 68.0, "isi": 0.05127}, {"neuron_x_mouse": "m3bayes5", "i_trial": 1, "neuron": "5", "mouse": "m3bayes", "mouse_code": 3, "neuron_code": 29, "stim": 0, "log_firing_rate": 1.984, "Firing rate": 96.27, "firing_rate": 96.27, "i_spike": 59.0, "isi": 0.05912}, {"neuron_x_mouse": "m3bayes5", "i_trial": 1, "neuron": "5", "mouse": "m3bayes", "mouse_code": 3, "neuron_code": 29, "stim": 1, "log_firing_rate": 1.738, "Firing rate": 54.74, "firing_rate": 54.74, "i_spike": 54.0, "isi": 0.06347}, {"neuron_x_mouse": "m3bayes6", "i_trial": 0, "neuron": "6", "mouse": "m3bayes", "mouse_code": 3, "neuron_code": 30, "stim": 0, "log_firing_rate": 2.18, "Firing rate": 151.3, "firing_rate": 151.3, "i_spike": 67.0, "isi": 0.05087}, {"neuron_x_mouse": "m3bayes6", "i_trial": 0, "neuron": "6", "mouse": "m3bayes", "mouse_code": 3, "neuron_code": 30, "stim": 1, "log_firing_rate": 2.618, "Firing rate": 414.6, "firing_rate": 414.6, "i_spike": 73.0, "isi": 0.04784}, {"neuron_x_mouse": "m3bayes6", "i_trial": 1, "neuron": "6", "mouse": "m3bayes", "mouse_code": 3, "neuron_code": 30, "stim": 0, "log_firing_rate": 1.979, "Firing rate": 95.38, "firing_rate": 95.38, "i_spike": 67.0, "isi": 0.05226}, {"neuron_x_mouse": "m3bayes6", "i_trial": 1, "neuron": "6", "mouse": "m3bayes", "mouse_code": 3, "neuron_code": 30, "stim": 1, "log_firing_rate": 2.048, "Firing rate": 111.8, "firing_rate": 111.8, "i_spike": 73.0, "isi": 0.04745}, {"neuron_x_mouse": "m3bayes7", "i_trial": 0, "neuron": "7", "mouse": "m3bayes", "mouse_code": 3, "neuron_code": 31, "stim": 0, "log_firing_rate": 1.945, "Firing rate": 88.15, "firing_rate": 88.15, "i_spike": 65.5, "isi": 0.05284}, {"neuron_x_mouse": "m3bayes7", "i_trial": 0, "neuron": "7", "mouse": "m3bayes", "mouse_code": 3, "neuron_code": 31, "stim": 1, "log_firing_rate": 2.095, "Firing rate": 124.5, "firing_rate": 124.5, "i_spike": 71.5, "isi": 0.0475}, {"neuron_x_mouse": "m3bayes7", "i_trial": 1, "neuron": "7", "mouse": "m3bayes", "mouse_code": 3, "neuron_code": 31, "stim": 0, "log_firing_rate": 1.932, "Firing rate": 85.51, "firing_rate": 85.51, "i_spike": 75.5, "isi": 0.04603}, {"neuron_x_mouse": "m3bayes7", "i_trial": 1, "neuron": "7", "mouse": "m3bayes", "mouse_code": 3, "neuron_code": 31, "stim": 1, "log_firing_rate": 2.067, "Firing rate": 116.6, "firing_rate": 116.6, "i_spike": 63.5, "isi": 0.05274}]}}
